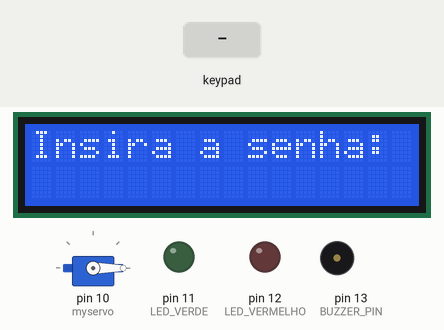
A sketch run on a simulated Arduino Uno, built with avr-gcc and run on an emulated ATmega328P. Parts: servo, 16×2 character LCD, output pins drawn as LEDs (lit = HIGH), buzzer (waves = sounding). The inputs (shaded band) are chosen by the test bench.

Above: at 4.8 s.
4.9 s: keypad keys 1 2 3 4 5 6 7 pressed 0.4 s apart
At 8.0 s:
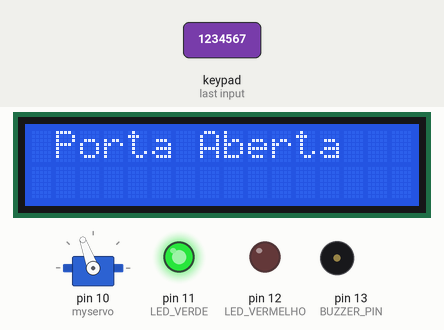
9.2 s: keypad keys 1 3 9 7 2 2 2 pressed 0.4 s apart
At 14.4 s:
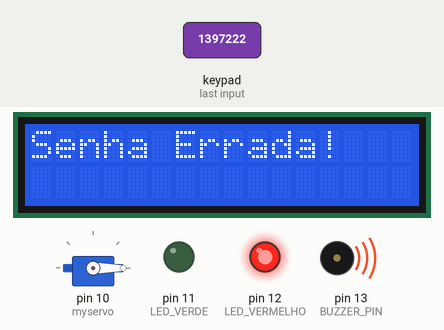
14.7 s: key '1' pressed
At 15.6 s:
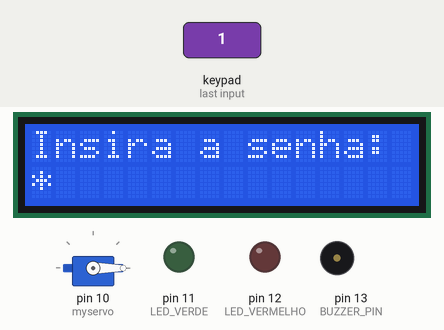
16.7 s: key '2' pressed
At 17.0 s:
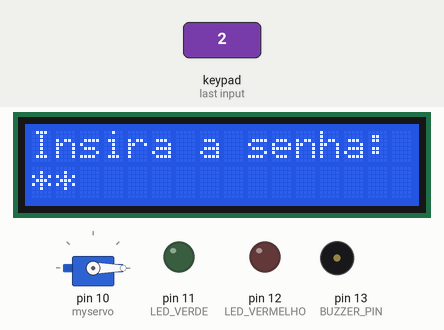
Timing chart, 0 to 19.2 s (numbered marks = the images above; inputs shaded):
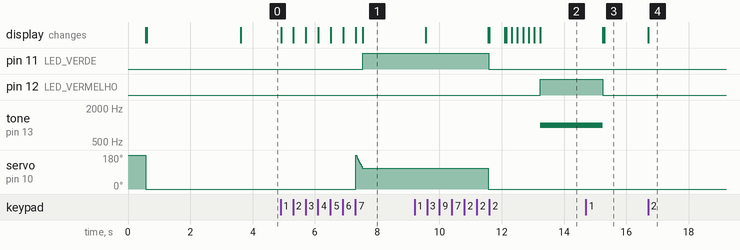

The sketch:

Projeto_Final_AberturaPorta_Servo.ino
```cpp
#include <LiquidCrystal_I2C.h>
#include <Keypad.h>
#include <Servo.h>

// Inicializações
Servo myservo;
LiquidCrystal_I2C lcd(0x27, 16, 2);  // Endereço I2C do LCD

#define Senha 8 // 7 caracteres + '\0'
#define BUZZER_PIN 13
#define LED_VERDE 11
#define LED_VERMELHO 12

char Data[Senha];
char Master[Senha] = "1234567";  // Palavra-passe correta
byte data_count = 0;
bool porta = true;
char customKey;

// Teclado 4x4
const byte ROWS = 4;
const byte COLS = 4;

char hexakeys[ROWS][COLS] = {
  {'1', '2', '3', 'A'},
  {'4', '5', '6', 'B'},
  {'7', '8', '9', 'C'},
  {'*', '0', '#', 'D'}
};

byte rowPins[ROWS] = {9, 8, 7, 6};
byte colPins[COLS] = {5, 4, 3, 2};

Keypad customKeypad = Keypad(makeKeymap(hexakeys), rowPins, colPins, ROWS, COLS);

void setup() {
  myservo.attach(10);     // Servo no pino digital 10
  myservo.write(180); //inicializa o servo na posição fechada (180 graus)
  delay(500); // estabilizar
  lcd.init();             // Inicializa o LCD
  lcd.backlight();        // Liga a luz de fundo

  pinMode(BUZZER_PIN, OUTPUT);
  pinMode(LED_VERDE, OUTPUT);
  pinMode(LED_VERMELHO, OUTPUT);

  digitalWrite(LED_VERDE, LOW);
  digitalWrite(LED_VERMELHO, LOW);

  ServoClose();

  lcd.setCursor(0, 0);
  lcd.print("  Porta Arduino");
  lcd.setCursor(0, 1);
  lcd.print("--ProjetoAnpri--");
  delay(3000);
  lcd.clear();
}

void loop() {
  Open();
}

void clearData() {
  while (data_count != 0) {
    Data[data_count--] = 0;
  }
}

void ServoOpen() {
  for (int pos = 180; pos >= 110; pos -= 5) {
    myservo.write(pos);
    delay(15);
  }
}

void ServoClose() {
  for (int pos = 0; pos <= 0; pos += 5) {
    myservo.write(pos);
    delay(15);
  }
}

void Open() {
  lcd.setCursor(0, 0);
  lcd.print("Insira a senha:");

  customKey = customKeypad.getKey();

  if (customKey) {
    Data[data_count] = customKey;
    lcd.setCursor(data_count, 1);
    lcd.print('*');  // Oculta a senha
    data_count++;
  }

  if (data_count == Senha - 1) {
    lcd.clear();

    if (strncmp(Data, Master, Senha - 1) == 0) {
      ServoOpen();
      digitalWrite(LED_VERDE, HIGH);
      digitalWrite(LED_VERMELHO, LOW);
      lcd.print(" Porta Aberta");
      delay(2000);
      lcd.clear();
      lcd.print(" Bem-vindos!");
      delay(2000);
      lcd.clear();

      // Recomeça o processo de senha após mostrar "Bem-vindos"
      ServoClose();
      digitalWrite(LED_VERDE, LOW);
      lcd.print("Insira a senha:");
      clearData();
      data_count = 0;
      delay(500); // pequeno atraso para evitar múltiplas leituras

    } else {
      lcd.print("Senha Errada!");
      tone(BUZZER_PIN, 1000);
      digitalWrite(LED_VERMELHO, HIGH);
      digitalWrite(LED_VERDE, LOW);
      delay(2000);
      noTone(BUZZER_PIN);
      digitalWrite(LED_VERMELHO, LOW);
      lcd.clear();
    }

    clearData();
    lcd.clear();
  }
}
```

Measured:
- after the input at 4.9 s, pin 11 (LED_VERDE): LOW → HIGH after 2.6 s; servo on pin 10 (myservo): 0° → 110° after 2.4 s; the display: first changes at once (image 1 shows a later state)
- after the input at 9.2 s, pin 12 (LED_VERMELHO): LOW → HIGH after 4.0 s; tone on pin 13 (BUZZER_PIN): silent → 1000 Hz after 4.0 s; the display: first differs from a run without the input after 2.9 s (image 2 shows a later state)
- after the input at 14.7 s, the display: first differs from a run without the input after 0.59 s (image 3)
- after the input at 16.7 s, the display: changes at once (image 4)
